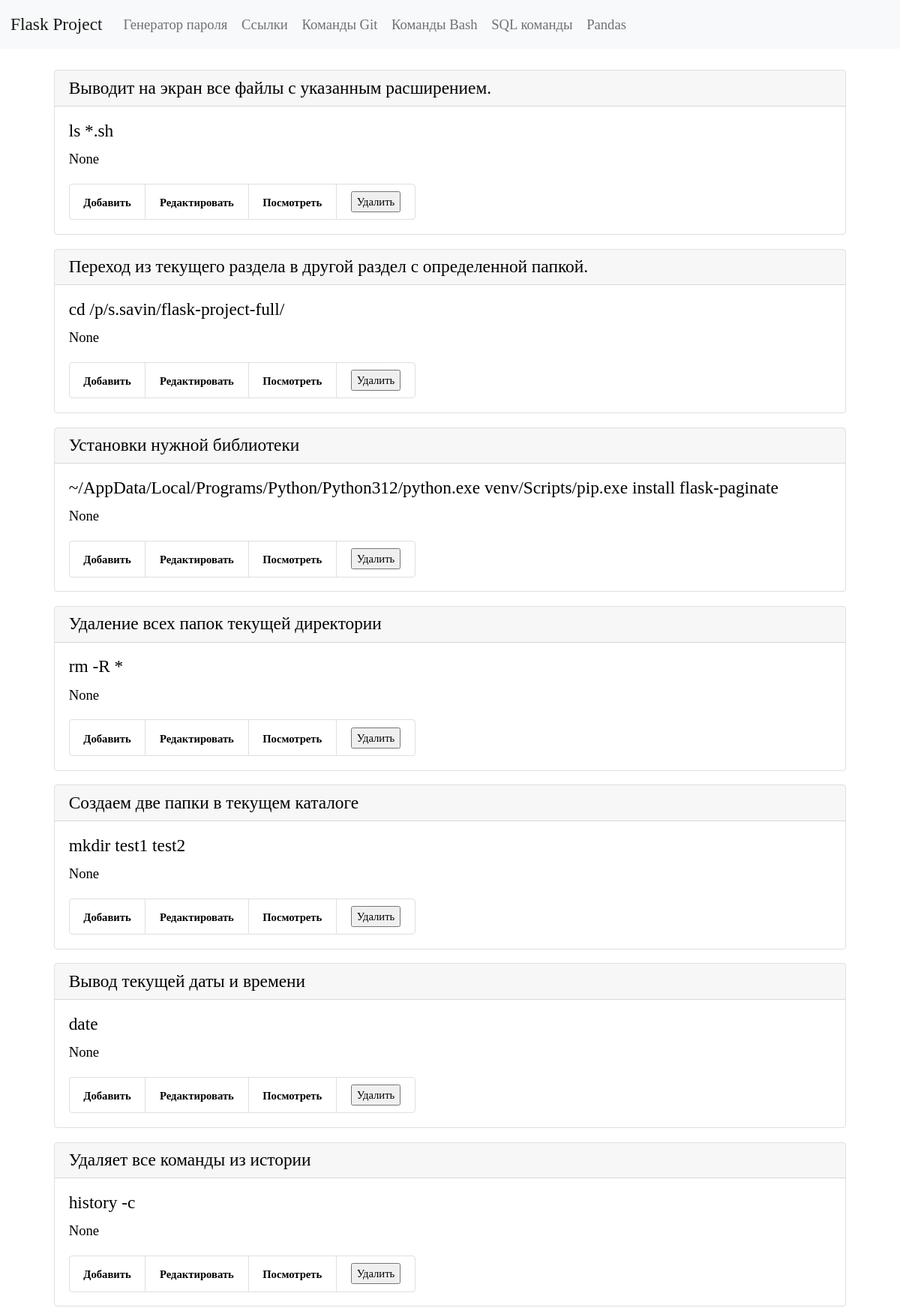
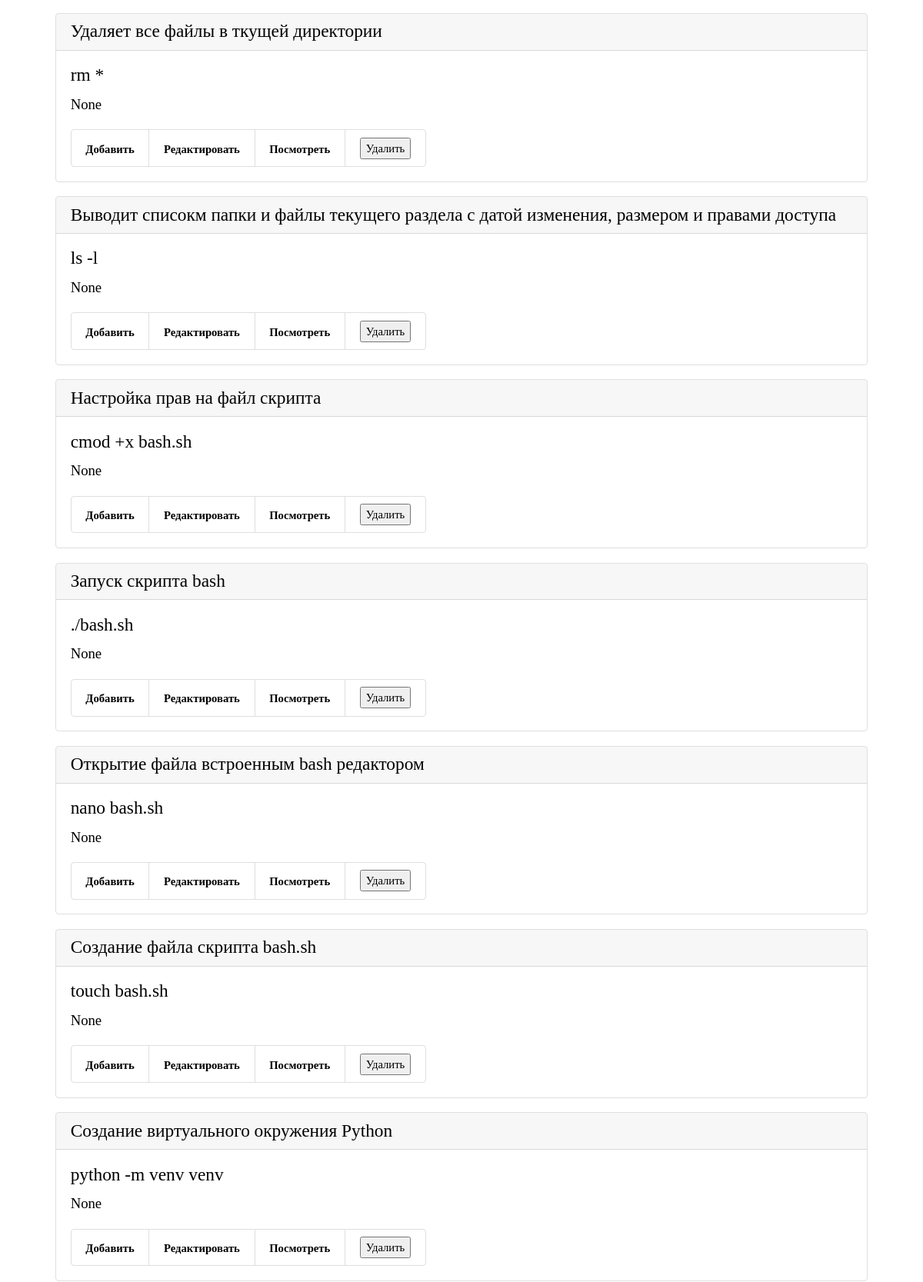
Page /bash (upper part) on the committed database (2 pictures, top to bottom).
### tables this page shows
CREATE TABLE "bash" (
    bash_id INTEGER PRIMARY KEY AUTOINCREMENT,
    bash_command TEXT NOT NULL,
    bash_name TEXT NOT NULL
  , bash_description TEXT);

### app.py (the view)
@app.route("/bash")
def bash_list_commands():
    conn = get_db_connection()
    bash_list = conn.execute("SELECT * FROM bash ORDER BY 1 DESC").fetchall()
    conn.close()
    return render_template("bash/bash_list_commands.html",
                           bash_list=bash_list,)

### app.py (called while the page is built)
def get_db_connection():
    conn = sqlite3.connect("database.db")
    conn.row_factory = sqlite3.Row
    return conn

### templates/bash/bash_list_commands.html
{% extends "base.html" %} {% block title %}Команды bash{% endblock %} {% block content %}
<div class="container p-4">
   {% for bash_list in bash_list %}
   <div class="card mb-3">
      <h5 class="card-header">{{ bash_list['bash_name'] }}</h5>
      <div class="card-body">
         <h5 class="card-title">{{ bash_list['bash_command'] }}</h5>
         <p class="card-text">{{ bash_list['bash_description'] }}</p>
         <ul class="list-group list-group-horizontal">
            <li class="list-group-item">
               <a href="{{ url_for('add_bash_command') }}">Добавить</a>
            </li>
            <li class="list-group-item">
               <a href="{{ url_for('edit_bash_command', bash_id=bash_list['bash_id']) }}">Редактировать</a>
            </li>
            <li class="list-group-item">
               <a href="{{ url_for('get_post_bash_command', bash_id=bash_list['bash_id']) }}">Посмотреть</a>
            </li>
            <li class="list-group-item">
               <form action="{{ url_for('delete_bash_command', bash_id=bash_list['bash_id']) }}" class="add"
                  method="POST">
                  <input type="submit" value="Удалить"
                     onclick="return confirm('Вы уверены что хотите удалить запись?')" />
               </form>
            </li>
         </ul>
      </div>
   </div>
   {% endfor %}
</div>
{% endblock %}

### templates/base.html (shortened to what this page needs)
<!doctype html>
<html>
   <head>
      <link href="https://cdn.jsdelivr.net/npm/bootstrap@5.0.2/dist/css/bootstrap.min.css" rel="stylesheet">
      <link href="{{ url_for('static', filename='styles.css') }}" rel="stylesheet">
   </head>
   <body>
      {% include 'navbar.html' %}
      <main class="container">
         {% block content %}
         {% endblock %}
      </main>
   </body>
</html>

### templates/navbar.html (shortened to what this page needs)
<nav class="navbar navbar-expand-lg navbar-light bg-light">
   <div class="container-fluid">
      <a class="navbar-brand" href="{{ url_for('index') }}">Flask Project</a>
     <div class="collapse navbar-collapse" id="navbarNavAltMarkup">
       <div class="navbar-nav">
         <a class="nav-link" href="{{ url_for('password') }}">Генератор пароля</a>
         <a class="nav-link" href="{{ url_for('links_list_commands') }}">Ссылки</a>
         <a class="nav-link" href="{{ url_for('git_list_commands') }}">Команды Git</a>
         <a class="nav-link" href="{{ url_for('bash_list_commands') }}">Команды Bash</a>
         <a class="nav-link" href="{{ url_for('sql_list_commands') }}">SQL команды</a>
         <a class="nav-link" href="{{ url_for('pandas_list_commands') }}">Pandas</a>
       </div>
     </div>
   </div>
</nav>

### static/styles.css (style rules this page uses)
* { font-family: Bahnschrift; font-size: 14pt; color: black; }
.list-group-item a, .add { text-decoration: none; color: black; font-size: 11pt; font-weight: bold; }

### rows in the picture
bash: bash_name "Выводит на экран все файлы с указанным расширением.", bash_command "ls *.sh", bash_description "None"
bash: bash_name "Переход из текущего раздела в другой раздел с определенной папкой.", bash_command "cd /p/s.savin/flask-project-full/", bash_description "None"
bash: bash_name "Установки нужной библиотеки", bash_command "~/AppData/Local/Programs/Python/Python312/python.exe venv/Scripts/pip.exe install flask-paginate", bash_description "None"
bash: bash_name "Удаление всех папок текущей директории", bash_command "rm -R *", bash_description "None"
bash: bash_name "Создаем две папки в текущем каталоге", bash_command "mkdir test1 test2", bash_description "None"
bash: bash_name "Вывод текущей даты и времени", bash_command "date", bash_description "None"
bash: bash_name "Удаляет все команды из истории", bash_command "history -c", bash_description "None"
bash: bash_name "Удаляет все файлы в ткущей директории", bash_command "rm *", bash_description "None"
bash: bash_name "Выводит списокм папки и файлы текущего раздела с датой изменения, размером и правами доступа", bash_command "ls -l", bash_description "None"
bash: bash_name "Настройка прав на файл скрипта", bash_command "cmod +x bash.sh", bash_description "None"
bash: bash_name "Запуск скрипта bash", bash_command "./bash.sh", bash_description "None"
bash: bash_name "Открытие файла встроенным bash редактором", bash_command "nano bash.sh", bash_description "None"
bash: bash_name "Создание файла скрипта bash.sh", bash_command "touch bash.sh", bash_description "None"
bash: bash_name "Создание виртуального окружения Python", bash_command "python -m venv venv", bash_description "None"
